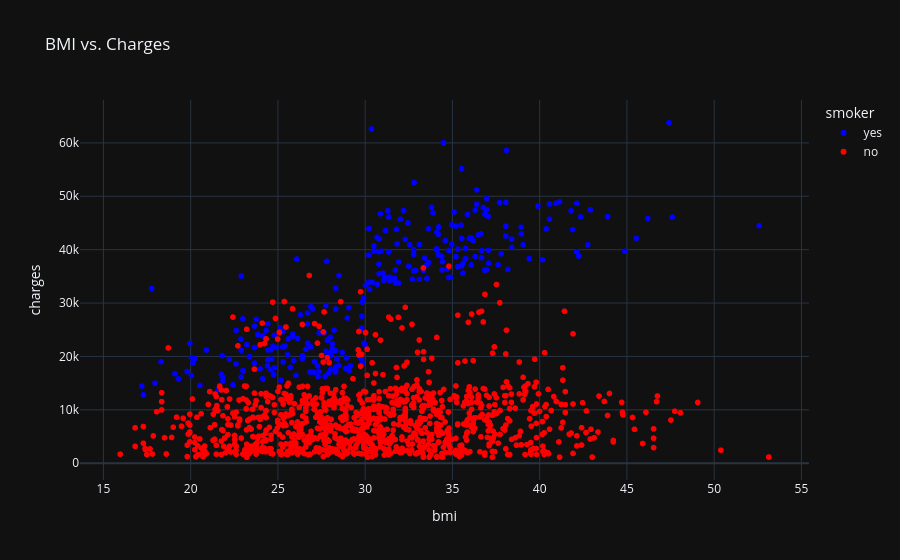

Here is the notebook cell this chart was saved with:
### Code cell
fig = px.scatter(
    df,
    x="bmi",
    y="charges",
    color="smoker",
    color_discrete_sequence=["blue", "red"],
    hover_name="sex",
    title="BMI vs. Charges"
)

fig.show()

### Figure 1 — Plotly figure (JSON) as saved in the notebook; plotly's stock layout.template omitted (floating-point values rounded to 4 significant figures; data arrays with more than 128 entries replaced by an {"elided": "..."} marker saying what was removed)
{"data": [{"hovertemplate": "<b>%{hovertext}</b><br><br>smoker=yes<br>bmi=%{x}<br>charges=%{y}<extra></extra>", "hovertext": {"elided": "274 str values"}, "legendgroup": "yes", "marker": {"color": "blue", "symbol": "circle"}, "mode": "markers", "name": "yes", "showlegend": true, "x": {"elided": "274 float values"}, "xaxis": "x", "y": {"elided": "274 float values"}, "yaxis": "y", "type": "scattergl"}, {"hovertemplate": "<b>%{hovertext}</b><br><br>smoker=no<br>bmi=%{x}<br>charges=%{y}<extra></extra>", "hovertext": {"elided": "1064 str values"}, "legendgroup": "no", "marker": {"color": "red", "symbol": "circle"}, "mode": "markers", "name": "no", "showlegend": true, "x": {"elided": "1064 float values"}, "xaxis": "x", "y": {"elided": "1064 float values"}, "yaxis": "y", "type": "scattergl"}], "layout": {"xaxis": {"anchor": "y", "domain": [0.0, 1.0], "title": {"text": "bmi"}}, "yaxis": {"anchor": "x", "domain": [0.0, 1.0], "title": {"text": "charges"}}, "legend": {"title": {"text": "smoker"}, "tracegroupgap": 0}, "title": {"text": "BMI vs. Charges"}}}
